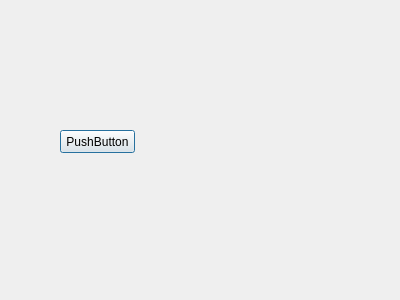
<?xml version="1.0" encoding="UTF-8"?>
<ui version="4.0">
 <class>MyDialog</class>
 <widget class="QDialog" name="MyDialog">
  <property name="geometry">
   <rect>
    <x>0</x>
    <y>0</y>
    <width>400</width>
    <height>300</height>
   </rect>
  </property>
  <property name="windowTitle">
   <string>Dialog</string>
  </property>
  <widget class="QPushButton" name="pushButton">
   <property name="geometry">
    <rect>
     <x>60</x>
     <y>130</y>
     <width>75</width>
     <height>23</height>
    </rect>
   </property>
   <property name="text">
    <string>PushButton</string>
   </property>
  </widget>
 </widget>
 <resources/>
 <connections/>
</ui>
